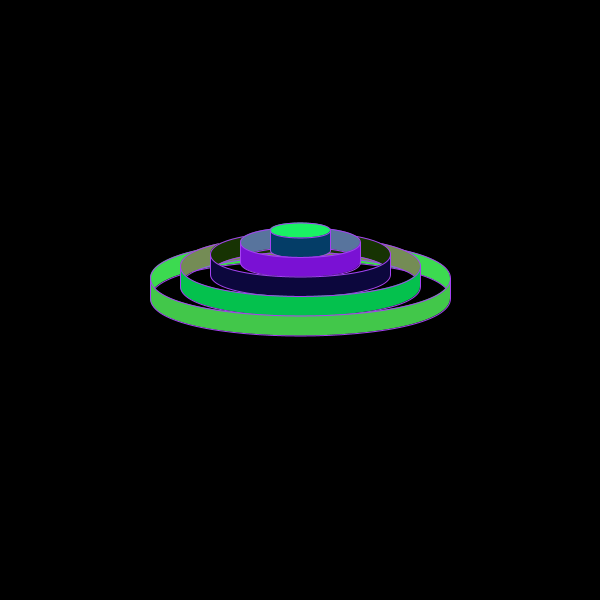
Frame 1 (no input)
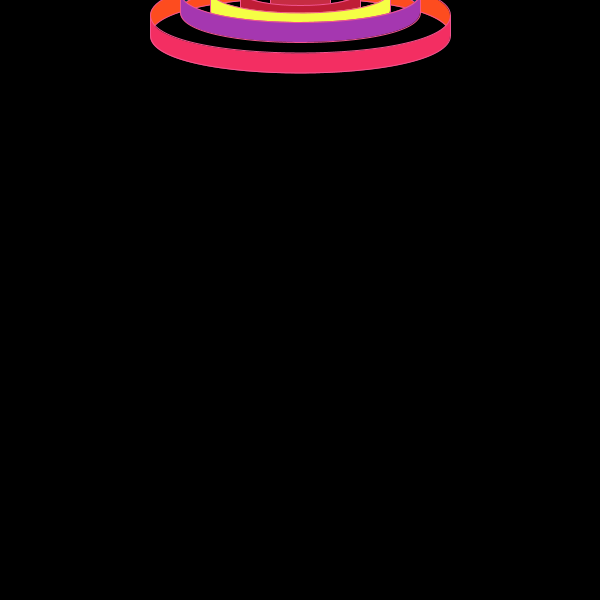
Frame 60 (the mouse pressed at the canvas centre just before this capture)
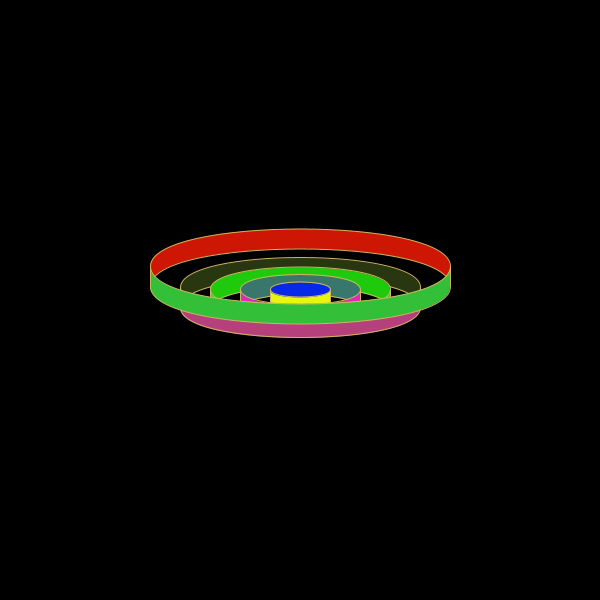
Frame 120 (the mouse held since frame 60 and released just before this capture)

The Processing sketch that drew these frames (run headless with seeded random() and noise(); from frame 60 on, the mouse is pressed at the canvas centre):

// Processing sketch: candice
// ── candice.pde
float R = 30;
float S = 10;
float T = 10;
int N = 5;
float ringX[] = new float[N];
float ringY[] = new float[N];
float ringK[] = new float[N];
void drawCurl(float x, float y, float r, float s, float t) {
  pushMatrix();
  translate(x, y);
  beginShape();
  vertex(-r, -t);
  bezierVertex(-r, s - t, +r, s - t, +r, -t);
  vertex(+r, +t);
  bezierVertex(+r, s + t, -r, s + t, -r, +t);
  endShape(CLOSE);
  popMatrix();
}
boolean paused = false;

void mouseClicked() {
  paused = !paused;
}
void setup() {
  size(600, 600);
  for (int i = 0; i < N; i++) {
    ringX[i] = 0.5 * width;
    ringY[i] = 0.5 * height;
    ringK[i] = i + 1;
  }
}
void draw() {
  background(0);
  stroke(random(0, 255), random(0, 255), random(0, 255));
  //strokeWeight(8);
  if (!paused)
    for (int i = 0; i < N; i++) {
      ringY[i] += 0.2 * (N - i) * (mouseY - ringY[i]) /N;
    }
  for (int i = N - 1; i >= 0; i--) {
    fill(random(0, 255), random(0, 255), random(0, 255));
    drawCurl(ringX[i], ringY[i], R * ringK[i], -S * ringK[i], T);
  }
  for (int i = 0; i < N; i++) {
    fill(random(0, 255), random(0, 255), random(0, 255));
    drawCurl(ringX[i], ringY[i], R * ringK[i], +S * ringK[i], T);
  }
}
